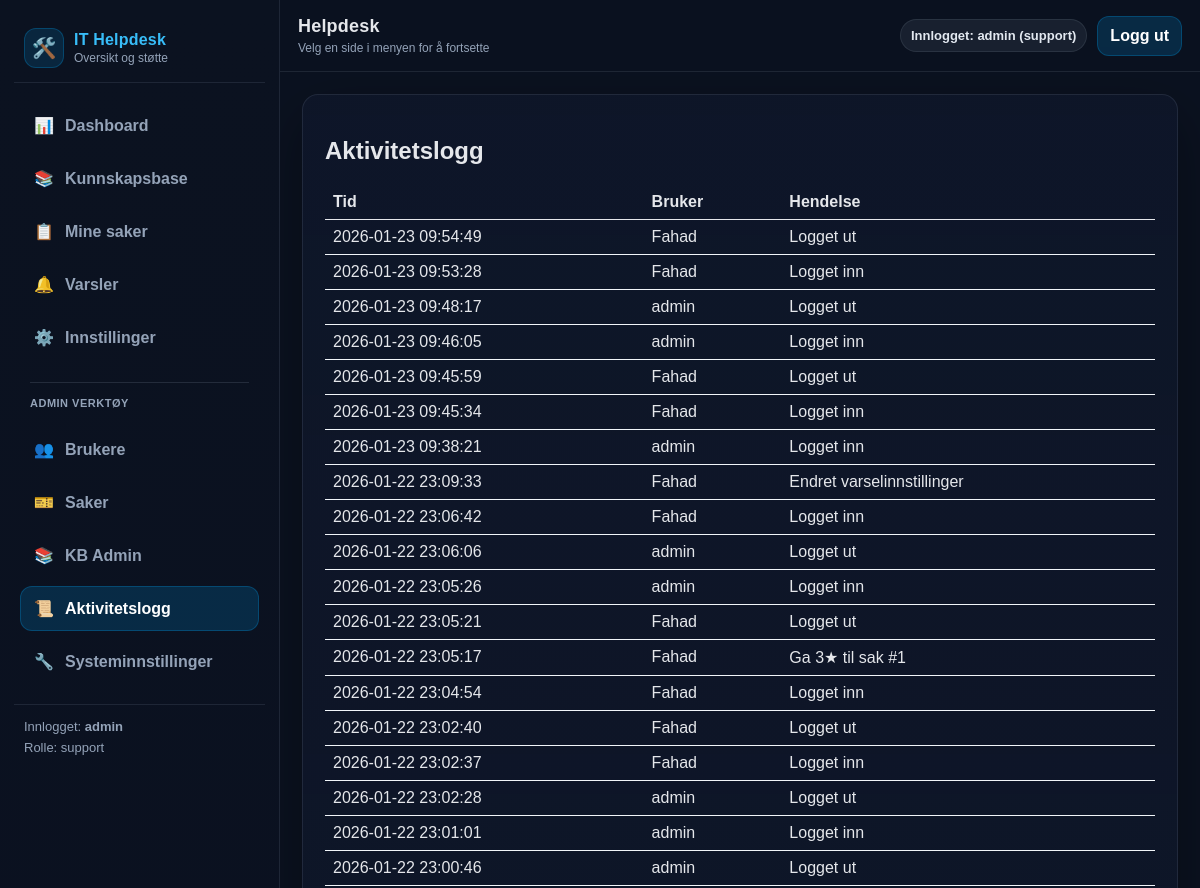
The page /admin/activity (signed in, upper part) on the database as committed earlier.
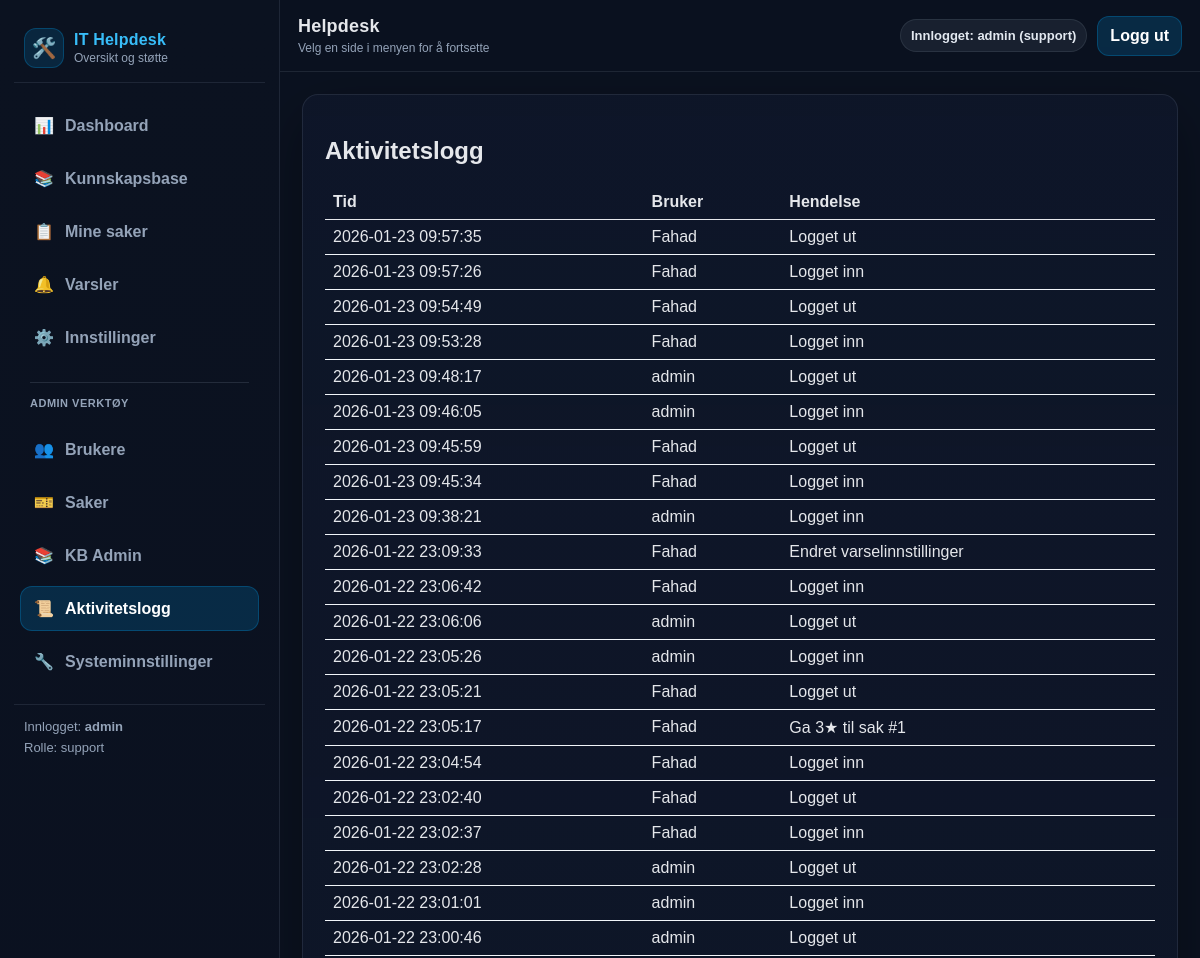
The same page on the database as committed later.
### tables this page shows
CREATE TABLE activity (
            id INTEGER PRIMARY KEY AUTOINCREMENT,
            user TEXT NOT NULL,
            details TEXT NOT NULL,
            created_at TEXT NOT NULL DEFAULT (datetime('now'))
        );

### routes.py (the view)
@bp.route("/admin/activity")
def activity_log():
    user = current_user()
    if not user:
        return redirect(url_for("main.login"))
    if current_role() != "support":
        abort(403)
    try:
        entries = get_activity(200)
    except Exception as e:
        logger.error(f"Activity log error: {e}")
        entries = []
    return render_template("logs.html", log_entries=entries)

### __init__.py (called while the page is built)
def create_app():
    app = Flask(__name__)
    app.config.from_object(Config)
    init_mail(app)
    @app.after_request
    def set_security_headers(response):
        response.headers['X-Content-Type-Options'] = 'nosniff'
        response.headers['X-Frame-Options'] = 'DENY'
        response.headers['X-XSS-Protection'] = '1; mode=block'
        return response
    from .routes import bp
    app.register_blueprint(bp)
    return app

### db.py (called while the page is built)
def _conn() -> sqlite3.Connection:
    DB_PATH.parent.mkdir(parents=True, exist_ok=True)
    conn = sqlite3.connect(DB_PATH)
    conn.row_factory = sqlite3.Row
    return conn

def count_notifications(user: str) -> int:
    conn = _conn()
    cur = conn.cursor()
    cur.execute("SELECT COUNT(*) AS c FROM notifications WHERE user = ? AND read = 0", (user,))
    row = cur.fetchone()
    conn.close()
    return int(row["c"]) if row else 0

def get_activity(limit: int = 100) -> List[Dict[str, Any]]:
    conn = _conn()
    cur = conn.cursor()
    cur.execute("SELECT * FROM activity ORDER BY id DESC LIMIT ?", (limit,))
    rows = cur.fetchall()
    conn.close()
    return [dict(r) for r in rows]

### routes.py (called while the page is built)
def current_user():
    return session.get("user")

def current_role():
    return session.get("role")

@bp.before_app_request
def ensure_db():
    try:
        init_db()
    except Exception as e:
        logger.error(f"Database initialization failed: {e}")

@bp.context_processor
def inject_notification_count():
    if current_user():
        try:
            return {"notif_count": count_notifications(current_user())}
        except Exception:
            return {"notif_count": 0}
    return {"notif_count": 0}

### templates/logs.html
{% extends "base.html" %}
{% block content %}
<div class="card">
  <h2>Aktivitetslogg</h2>
  {% if log_entries and log_entries|length > 0 %}
    <table style="width:100%; border-collapse: collapse;">
      <thead>
        <tr>
          <th style="text-align:left; border-bottom:1px solid #e5e7eb; padding:8px;">Tid</th>
          <th style="text-align:left; border-bottom:1px solid #e5e7eb; padding:8px;">Bruker</th>
          <th style="text-align:left; border-bottom:1px solid #e5e7eb; padding:8px;">Hendelse</th>
        </tr>
      </thead>
      <tbody>
        {% for e in log_entries %}
        <tr>
          <td style="padding:8px; border-bottom:1px solid #f1f5f9;">{{ e.created_at }}</td>
          <td style="padding:8px; border-bottom:1px solid #f1f5f9;">{{ e.user }}</td>
          <td style="padding:8px; border-bottom:1px solid #f1f5f9;">{{ e.details }}</td>
        </tr>
        {% endfor %}
      </tbody>
    </table>
  {% else %}
    <p class="muted">Ingen loggoppføringer.</p>
  {% endif %}
</div>
{% endblock %}

### templates/base.html (shortened to what this page needs)
<!doctype html>
<html lang="no">
  <head>
  </head>
  <body>
    {% set ep = request.endpoint or "" %}
    <div class="app">
      <aside class="sidebar">
        <div class="brand">
          <div class="logo">🛠️</div>
          <div>
            <div class="title">IT Helpdesk</div>
            <div class="subtitle">Oversikt og støtte</div>
          </div>
        </div>
        <nav class="nav">
          <a href="{{ url_for('main.dashboard') }}" class="{% if ep == 'main.dashboard' %}active{% endif %}">
            <span class="icon">📊</span> Dashboard
          </a>
          <a href="{{ url_for('main.kb') }}" class="{% if ep == 'main.kb' %}active{% endif %}">
            <span class="icon">📚</span> Kunnskapsbase
          </a>
          <a href="{{ url_for('main.tickets') }}" class="{% if ep == 'main.tickets' %}active{% endif %}">
            <span class="icon">📋</span> Mine saker
          </a>
          <a href="{{ url_for('main.notifications_page') }}" class="{% if ep == 'main.notifications_page' %}active{% endif %}">
            <span class="icon">🔔</span> Varsler
          </a>
          <a href="{{ url_for('main.settings') }}" class="{% if ep == 'main.settings' %}active{% endif %}">
            <span class="icon">⚙️</span> Innstillinger
          </a>
          {% if session.get("role") == "support" %}
            <div style="margin:14px 10px 10px; padding-top:14px; border-top:1px solid rgba(148,163,184,.18); color:#94a3b8; font-size:11px; font-weight:900; letter-spacing:.5px;">
              ADMIN VERKTØY
            </div>
            <a href="{{ url_for('main.admin_users') }}" class="{% if ep == 'main.admin_users' %}active{% endif %}">
              <span class="icon">👥</span> Brukere
            </a>
            <a href="{{ url_for('main.admin_tickets') }}" class="{% if ep == 'main.admin_tickets' %}active{% endif %}">
              <span class="icon">🎫</span> Saker
            </a>
            <a href="{{ url_for('main.admin_kb') }}" class="{% if ep == 'main.admin_kb' %}active{% endif %}">
              <span class="icon">📚</span> KB Admin
            </a>
            <a href="{{ url_for('main.activity_log') }}" class="{% if ep == 'main.activity_log' %}active{% endif %}">
              <span class="icon">📜</span> Aktivitetslogg
            </a>
            <a href="{{ url_for('main.admin_settings') }}" class="{% if ep == 'main.admin_settings' %}active{% endif %}">
              <span class="icon">🔧</span> Systeminnstillinger
            </a>
          {% endif %}
        </nav>
        <div class="sidebar-footer">
          {% if session.get("user") %}
            Innlogget: <strong>{{ session.get("user") }}</strong>
            <div style="margin-top:6px; color:var(--muted);">
              Rolle: {{ session.get("role") }}
            </div>
          {% else %}
            Ikke innlogget
          {% endif %}
        </div>
      </aside>
      <div class="main">
        <header class="topbar">
          <div class="topbar-left">
            <p class="h1">Helpdesk</p>
            <p class="p">Velg en side i menyen for å fortsette</p>
          </div>
          <div class="topbar-right">
            {% if session.get("user") %}
              <span class="pill">Innlogget: {{ session.get("user") }} ({{ session.get("role") }})</span>
              <a class="btn" href="{{ url_for('main.logout') }}">Logg ut</a>
            {% endif %}
          </div>
        </header>
        <main class="page">
          <div class="content-wrap">
            {% block content %}{% endblock %}
          </div>
        </main>
      </div>
    </div>
  </body>
</html>

### templates/base.html (style rules this page uses)
:root { --bg:#0b1220; --panel:#0f172a; --panel2:#111c33; --border:rgba(148,163,184,.14); --muted:#94a3b8; --text:#e5e7eb; --primary:#0284c7; --primaryHover:#0ea5e9; --sidebarW: 280px; --topbarH: 72px; --radius: 16px; }
* { box-sizing:border-box; }
html, body { height:100%; }
body { margin:0; font-family: Arial, sans-serif; background:var(--bg); color:var(--text); }
.app { min-height:100vh; display:flex; }
.sidebar { width:var(--sidebarW); background:linear-gradient(180deg, #0b1220 0%, #0a1020 100%); border-right:1px solid var(--border); position:fixed; left:0; top:0; bottom:0; padding:18px 14px; overflow:auto; }
.brand { display:flex; align-items:center; gap:10px; padding:10px 10px 14px; border-bottom:1px solid var(--border); margin-bottom:14px; }
.brand .logo { width:40px; height:40px; display:flex; align-items:center; justify-content:center; border-radius:12px; background:rgba(2,132,199,.18); border:1px solid rgba(2,132,199,.35); font-size:20px; }
.brand .title { font-weight:900; letter-spacing:.2px; color:#38bdf8; }
.brand .subtitle { font-size:12px; color:var(--muted); margin-top:2px; }
.nav { display:flex; flex-direction:column; gap:8px; padding:6px 6px; }
.nav a { display:flex; align-items:center; gap:10px; padding:12px 12px; border-radius:12px; text-decoration:none; color:var(--muted); font-weight:800; border:1px solid transparent; }
.nav a.active { background:rgba(2,132,199,.22); border-color:rgba(2,132,199,.35); color:#ffffff; }
.nav .icon { width:22px; display:inline-flex; align-items:center; justify-content:center; opacity:.95; }
.sidebar-footer { margin-top:14px; padding:14px 10px; border-top:1px solid var(--border); color:var(--muted); font-size:13px; }
.main { margin-left:var(--sidebarW); width:calc(100% - var(--sidebarW)); min-height:100vh; display:flex; flex-direction:column; }
.topbar { height:var(--topbarH); position:sticky; top:0; z-index:20; display:flex; align-items:center; justify-content:space-between; padding:14px 18px; background:rgba(11,18,32,.86); backdrop-filter: blur(10px); border-bottom:1px solid var(--border); }
.topbar-left { display:flex; flex-direction:column; gap:4px; }
.topbar-left .h1 { font-size:18px; font-weight:900; margin:0; letter-spacing:.2px; }
.topbar-left .p { margin:0; font-size:12px; color:var(--muted); }
.topbar-right { display:flex; align-items:center; gap:10px; flex-wrap:wrap; justify-content:flex-end; }
.pill { display:inline-flex; align-items:center; gap:8px; padding:8px 10px; border-radius:999px; background:rgba(148,163,184,.10); border:1px solid rgba(148,163,184,.14); color:#e2e8f0; font-weight:800; font-size:13px; white-space:nowrap; }
.btn { display:inline-flex; align-items:center; gap:8px; padding:10px 12px; border-radius:12px; text-decoration:none; font-weight:900; border:1px solid rgba(2,132,199,.35); background:rgba(2,132,199,.22); color:#fff; }
.page { padding:22px 22px 80px; }
.content-wrap { background:linear-gradient(180deg, rgba(15,23,42,.85) 0%, rgba(15,23,42,.65) 100%); border:1px solid rgba(148,163,184,.14); border-radius:var(--radius); padding:22px; box-shadow:0 20px 60px rgba(0,0,0,.35); }

Rows that differ between the two databases and show on the page:
added activity: created_at "2026-01-23 09:57:35", user "Fahad", details "Logget ut"
added activity: created_at "2026-01-23 09:57:26", user "Fahad", details "Logget inn"
